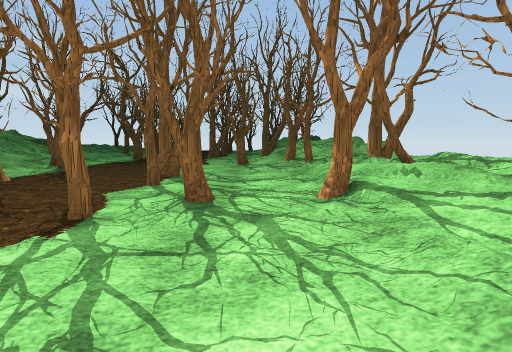
view 1 (above)

17 first-person views from a walk through a scene from a Unity 3-D project. The camera is 1.2 m above the floor, tilts 6° down and sees 75° across. The floor is counted in squares, 2 m on a side. Each view is taken from the middle of a square. On the plan, view 1 faces up. The plan holds only what a view shows up to about 10 squares ahead; the rest is blank. The place goes on beyond the plan. The player character is not drawn. Some animated figures are left out. Some surface patterns are stand-ins.

view 2
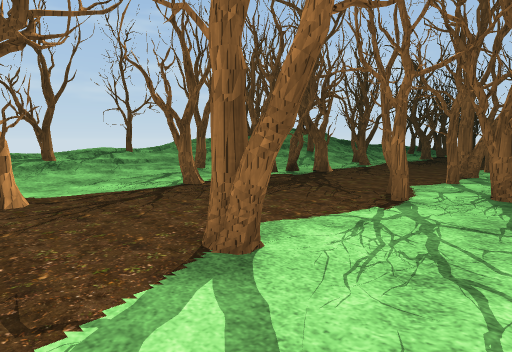

view 3
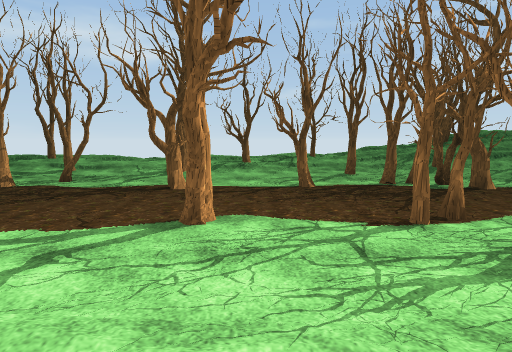

view 4
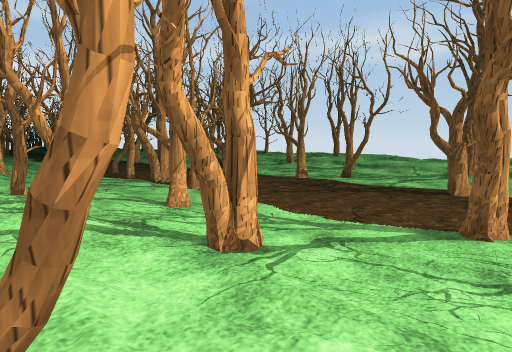

view 5
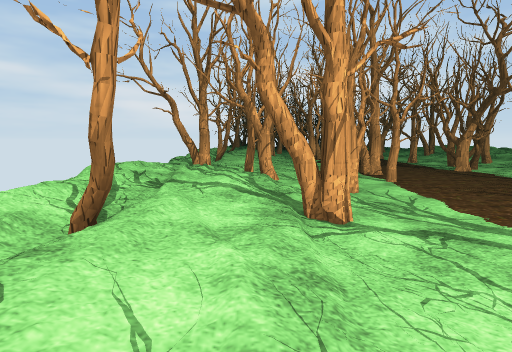

view 6
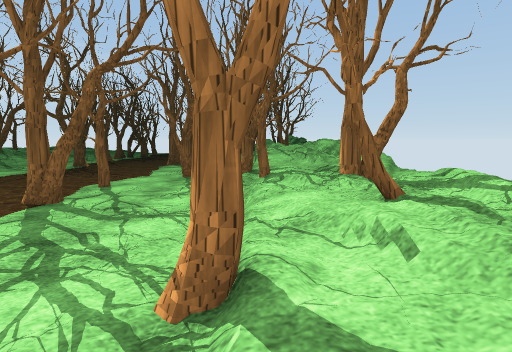

view 7
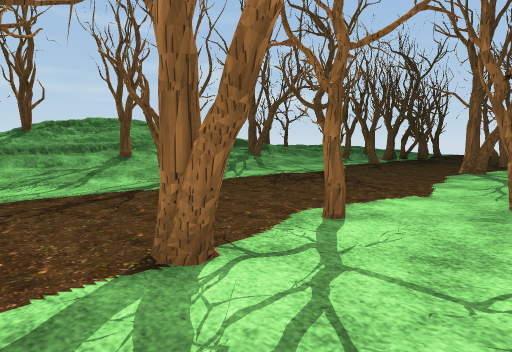

view 8
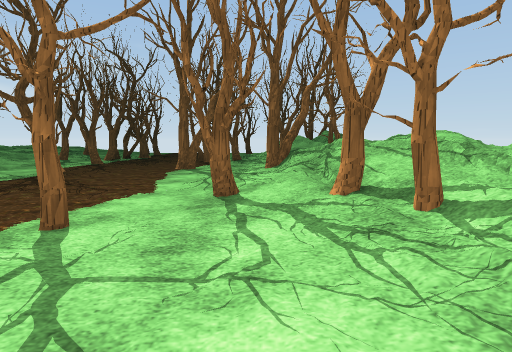

view 9
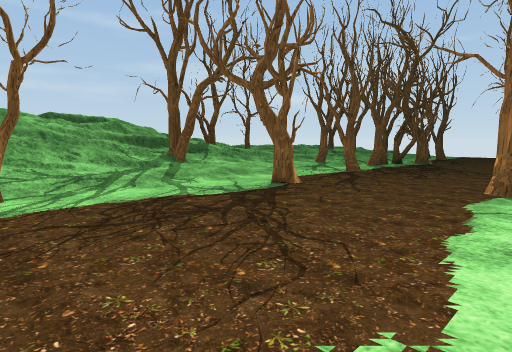

view 10
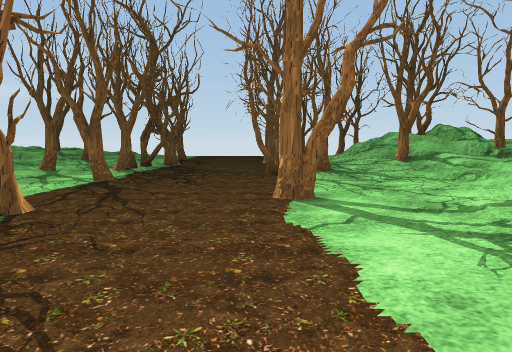

view 11
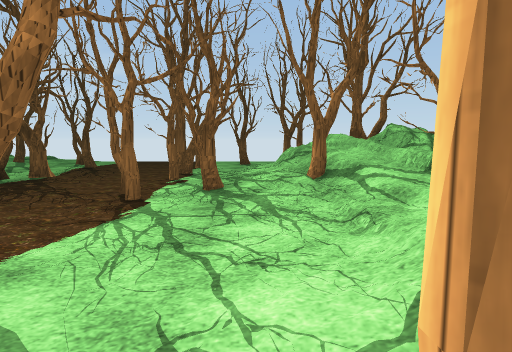

view 12
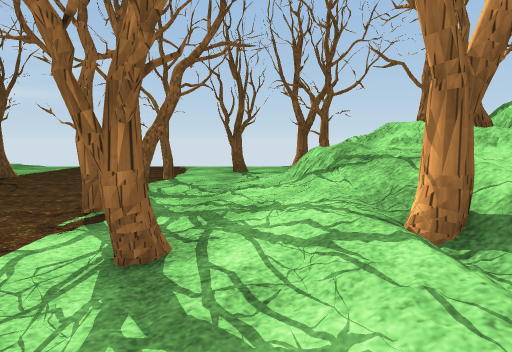

view 13
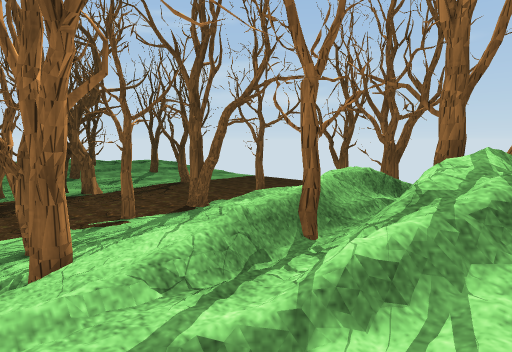

view 14
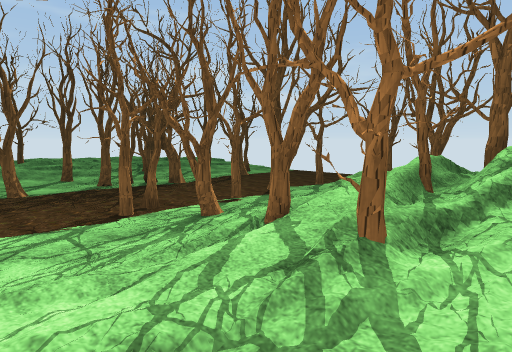

view 15
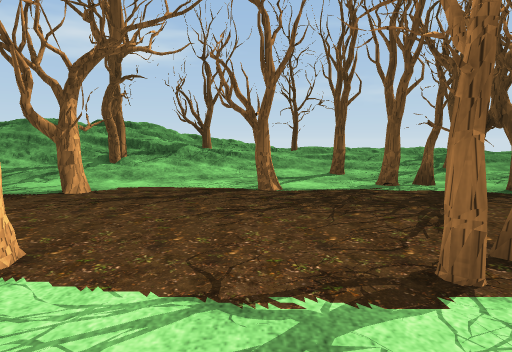

view 16
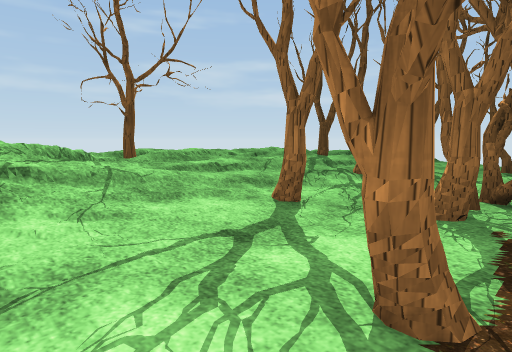

view 17
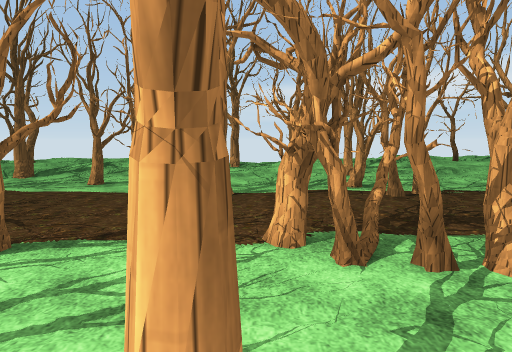

### Floor plan
Key: @ floor where view 1 was taken; # wall or solid block; x gap in a wall; . main floor; : floor 0.25 m higher than the main floor; + floor 0.5 m higher than the main floor; * floor 0.75 m higher than the main floor; % floor 1 m higher than the main floor; & floor 1.25 m higher than the main floor; $ floor 1.75 m higher than the main floor; / step, stairs or slope; = window, fence, low wall or low ledge; O other object.
Columns run from 9 left of view 1 to 3 right of it. Each row starts with its distance up from view 1.
 22    ........
 21    .#....#:
 20  ::#.#.#..#
 19  #/.......=
 18   :#....#: ##
 17  /:..O...:%##
 16  +:.#....:/##
 15 ##+#...##.##*
 14  ##..#....:/*
 13  #=:....#.+#*
 12  #=:.#..../
 11  $##......#*
 10 #=&/.....://%
  9 #=#/.....://%
  8 ==#+#.....#%&
  7 ###/......#**
  6  ##.....#.:#x
  5  //.O#.#..:#*
  4  /+.#O....+**
  3 #+/#...##.##
  2 *//..#....:
  1 */+.......:+:
  0  /#.....#@:#+
 -1   ##.#....#:/
 -2  ::.......///
 -3  ++.#....#+**
 -4  ++#.#..#.# /
 -5  #+:...... #:
 -6  //#......:::
 -7    .#O....:#+
 -8     #..##.#++

Positions as (right, up) in squares from view 1, and headings:
1: (0, 0), facing up
2: (0, -1), facing up-left
3: (2, 1), facing left
4: (2, 1), facing down-left
5: (1, 2), facing down
6: (1, 2), facing up
7: (0, 5), facing up-left
8: (0, 5), facing up
9: (-1, 8), facing up-left
10: (-2, 9), facing up
11: (0, 11), facing up
12: (0, 14), facing up
13: (3, 15), facing up-left
14: (3, 13), facing up-left
15: (0, 14), facing left
16: (-4, 13), facing up-left
17: (-7, -6), facing right
